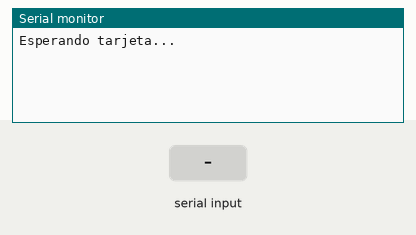
Simulated run of this sketch. Board: Arduino Uno, built with avr-gcc and run on an emulated ATmega328P. Parts: the last lines printed to the serial monitor. The test bench sets the inputs (shaded band).

Above: at 1.2 s.
1.3 s: "1" received over the second serial link
At 1.8 s:
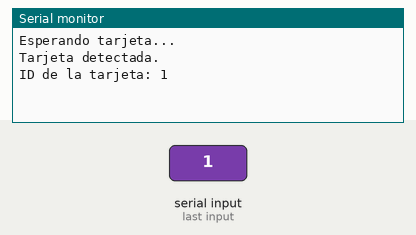
2.8 s: "0" received over the second serial link
At 4.0 s:
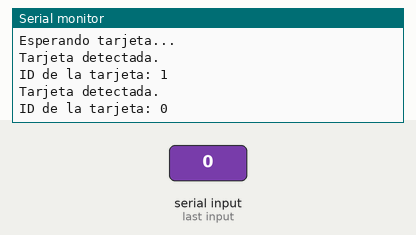
4.3 s: "2" received over the second serial link
At 5.3 s:
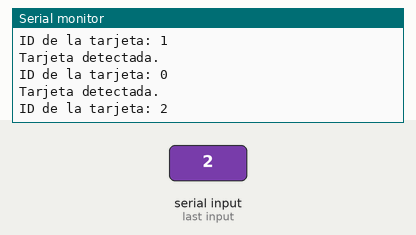

The sketch:

rfid125.ino
```cpp
#include <SoftwareSerial.h>

// Configurar pines para la comunicación con el RDM6300
SoftwareSerial rdm6300(9, 3); // RX en el pin 2 (para recibir datos del RDM6300), TX no se usa

void setup() {
  // Iniciar la comunicación serial para el monitor serial
  Serial.begin(9600);
  // Iniciar la comunicación con el RDM6300 a 9600 baudios
  rdm6300.begin(9600);
  Serial.println("Esperando tarjeta...");
}

void loop() {
  // Verificar si hay datos disponibles desde el RDM6300
  if (rdm6300.available() > 0) {
    Serial.println("Tarjeta detectada.");
    String tagID = "";
    while (rdm6300.available() > 0) {
      char c = (char)rdm6300.read();
      tagID += c;
    }

    Serial.print("ID de la tarjeta: ");
    Serial.println(tagID);
    delay(1000);  // Pausa para evitar lecturas repetitivas
  }
}
```

Measured:
- after the input at 1.3 s, the serial monitor: prints a new line at once (image 1)
- after the input at 2.8 s, the serial monitor: prints a new line at once (image 2)
- after the input at 4.3 s, the serial monitor: prints a new line at once (image 3)
